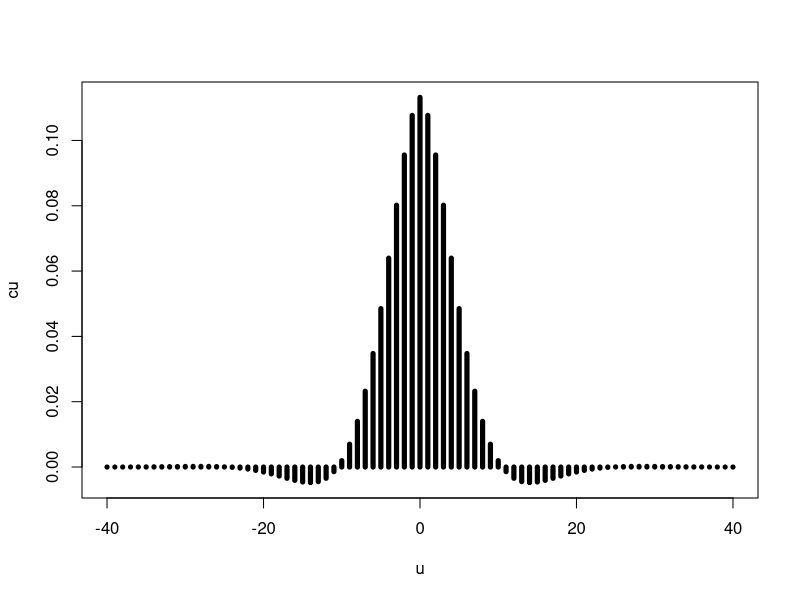
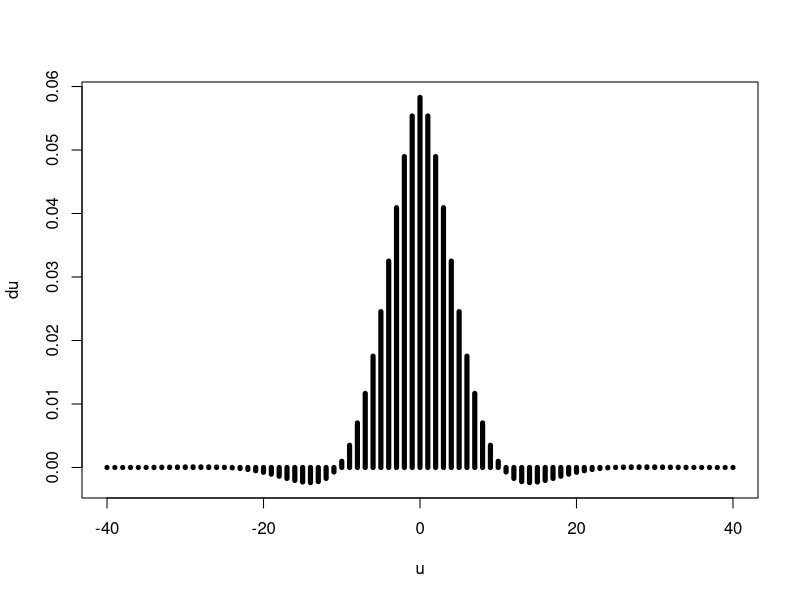

Source code (R) for these figures, in order:
M <- 1024
lambda <- 100
omega <- c(0:(M-1))/M
trans <- 1/(1+16*lambda*sin(omega*pi)^4)
cu <- Re(fft(trans))/M
u <- c(-40:40)
plot(u, c(cu[41:2], cu[1:41]), ylab="cu", type="h", lwd=5)

du <- - sqrt(1 - cu) + 1
plot(u, c(du[41:2], du[1:41]), ylab="du", type="h", lwd=5)

